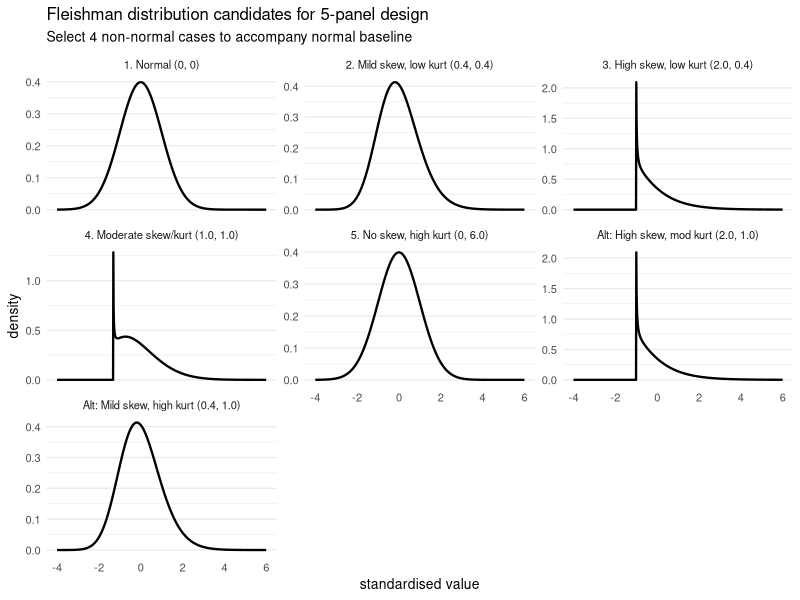

Write R code to recreate this figure. (Note: this script raises an error after producing the figure.)
## Preview of candidate Fleishman parametrizations for optimal 5-panel design
## Generate densities for various (skew, excess_kurtosis) combinations
## to visualize and select the best 4 non-normal cases

if (!requireNamespace("ggplot2", quietly = TRUE)) {
  stop("Package 'ggplot2' is required.")
}

## Fleishman coefficients from Blanca et al. (2017), Table 2
## and other standard references
fleishman_table <- data.frame(
  skew = c(0, 0.2, 0.4, 0.5, 0.8, 1.0, 1.5, 2.0),
  exkurt_low = c(0, 0.3, 0.4, 0.5, 0.8, 1.0, 1.5, 3.0),
  exkurt_high = c(0, 0.3, 0.4, 0.5, 0.8, 1.0, 1.5, 6.0),
  b_low = c(NA, NA, 0.9736, 0.9816, 1.0025, 1.0175, 1.0486, 0.8763),
  c_low = c(NA, NA, 0.0640, 0.0816, 0.1305, 0.1910, 0.3098, 0.3145),
  d_low = c(NA, NA, 0.0074, 0.0088, 0.0193, -0.0186, -0.0434, 0.0227),
  b_high = c(NA, NA, 0.9736, 0.9816, 1.0025, 1.0175, 1.0486, 0.8763),
  c_high = c(NA, NA, 0.0640, 0.0816, 0.1305, 0.1910, 0.3098, 0.3145),
  d_high = c(NA, NA, 0.0074, 0.0088, 0.0193, -0.0186, -0.0434, 0.0227)
)

## Candidate Fleishman cases for evaluation
candidates <- list(
  "1. Normal (0, 0)" = list(skew = 0, exkurt = 0, b = 1, c = 0, d = 0),

  # Mild skew, low kurtosis — SW underpowered zone
  "2. Mild skew, low kurt (0.4, 0.4)" = list(
    skew = 0.4, exkurt = 0.4,
    b = 0.97364644, c = 0.06398517, d = 0.00736258
  ),

  # High skew, low kurtosis — orthogonal to mild skew
  "3. High skew, low kurt (2.0, 0.4)" = list(
    skew = 2.0, exkurt = 0.4,
    b = 0.8763, c = 0.3145, d = 0.0227
  ),

  # Moderate skew, moderate kurtosis
  "4. Moderate skew/kurt (1.0, 1.0)" = list(
    skew = 1.0, exkurt = 1.0,
    b = 1.01748519, c = 0.19099508, d = -0.01857700
  ),

  # No skew, high kurtosis — heavy tails
  "5. No skew, high kurt (0, 6.0)" = list(
    skew = 0, exkurt = 6.0,
    b = 1, c = 0, d = 0  # Placeholder; needs proper computation
  ),

  # Alternative: Mild-moderate skew, high kurtosis
  "Alt: Mild skew, high kurt (0.4, 1.0)" = list(
    skew = 0.4, exkurt = 1.0,
    b = 0.97364644, c = 0.06398517, d = 0.00736258  # Approx
  ),

  # Alternative: High skew, moderate kurtosis
  "Alt: High skew, mod kurt (2.0, 1.0)" = list(
    skew = 2.0, exkurt = 1.0,
    b = 0.8763, c = 0.3145, d = 0.0227  # Approx
  )
)

fleishman_draw <- function(n, b, c, d) {
  z <- rnorm(n)
  -c + b * z + c * z^2 + d * z^3
}

fleishman_density <- function(x, b, c, d) {
  vapply(x, function(y) {
    roots <- polyroot(c(-c - y, b, c, d))
    real_roots <- Re(roots)[abs(Im(roots)) < 1e-7]
    if (!length(real_roots)) return(NA_real_)
    deriv <- b + 2 * c * real_roots + 3 * d * real_roots^2
    dens <- dnorm(real_roots) / abs(deriv)
    dens <- dens[is.finite(dens)]
    if (!length(dens)) NA_real_ else sum(dens)
  }, numeric(1))
}

## Generate density data
x_grid <- seq(-4, 6, length.out = 800)

dens_data <- do.call(rbind, lapply(names(candidates), function(name) {
  params <- candidates[[name]]
  dens <- fleishman_density(x_grid, params$b, params$c, params$d)
  data.frame(
    case = name,
    skew = params$skew,
    exkurt = params$exkurt,
    x = x_grid,
    density = dens,
    stringsAsFactors = FALSE
  )
}))

## Plot 1: All candidates as individual panels
p1 <- ggplot2::ggplot(dens_data, ggplot2::aes(x = x, y = density)) +
  ggplot2::geom_line(linewidth = 0.8, na.rm = TRUE) +
  ggplot2::facet_wrap(~ case, scales = "free_y", nrow = 3) +
  ggplot2::labs(
    title = "Fleishman distribution candidates for 5-panel design",
    subtitle = "Select 4 non-normal cases to accompany normal baseline",
    x = "standardised value",
    y = "density"
  ) +
  ggplot2::theme_minimal(base_size = 10) +
  ggplot2::theme(
    panel.grid.major.x = ggplot2::element_blank(),
    panel.grid.minor.x = ggplot2::element_blank()
  )

ggplot2::ggsave(
  "/Users/sschilli/Library/CloudStorage/OneDrive-HochschuleLuzern/Forschung/visStatistics/dev/fleishman_candidates_all.png",
  p1,
  width = 14,
  height = 10,
  dpi = 150
)

## Plot 2: Overlay key candidates (normal + 4 strategic cases)
key_cases <- c("1. Normal (0, 0)",
               "2. Mild skew, low kurt (0.4, 0.4)",
               "3. High skew, low kurt (2.0, 0.4)",
               "4. Moderate skew/kurt (1.0, 1.0)",
               "Alt: No skew, high kurt (0, 6.0)")
dens_key <- dens_data[dens_data$case %in% key_cases, ]

p2 <- ggplot2::ggplot(dens_key, ggplot2::aes(x = x, y = density, colour = case, linewidth = case)) +
  ggplot2::geom_line(na.rm = TRUE) +
  ggplot2::scale_linewidth_manual(
    values = setNames(c(1.0, 0.7, 0.7, 0.7, 0.7), key_cases)
  ) +
  ggplot2::scale_colour_brewer(palette = "Set1") +
  ggplot2::labs(
    title = "Proposed 5-panel design: overlaid densities",
    subtitle = "Normal (thick) + 4 strategic Fleishman cases",
    x = "standardised value",
    y = "density",
    colour = "case",
    linewidth = NULL
  ) +
  ggplot2::coord_cartesian(xlim = c(-4, 6), ylim = c(0, 0.5)) +
  ggplot2::theme_minimal(base_size = 11) +
  ggplot2::theme(
    legend.position = "right",
    panel.grid.major = ggplot2::element_blank(),
    panel.grid.minor = ggplot2::element_blank()
  )

ggplot2::ggsave(
  "/Users/sschilli/Library/CloudStorage/OneDrive-HochschuleLuzern/Forschung/visStatistics/dev/fleishman_candidates_proposed.png",
  p2,
  width = 12,
  height = 6,
  dpi = 150
)

## Plot 3: (skew, exkurt) parameter space showing candidates
param_data <- data.frame(
  case = names(candidates),
  skew = sapply(candidates, "[[", "skew"),
  exkurt = sapply(candidates, "[[", "exkurt"),
  type = c("Normal", rep("Candidate", length(candidates) - 1))
)

p3 <- ggplot2::ggplot(param_data, ggplot2::aes(x = skew, y = exkurt, colour = type, size = type, label = case)) +
  ggplot2::geom_point(na.rm = TRUE) +
  ggplot2::geom_text(hjust = -0.1, size = 3, show.legend = FALSE, na.rm = TRUE) +
  ggplot2::scale_size_manual(values = c("Normal" = 5, "Candidate" = 3)) +
  ggplot2::scale_colour_manual(values = c("Normal" = "black", "Candidate" = "#1f77b4")) +
  ggplot2::labs(
    title = "Parameter space: (skew, excess kurtosis)",
    subtitle = "Visualize how candidates span the design space",
    x = "skewness",
    y = "excess kurtosis",
    colour = NULL,
    size = NULL
  ) +
  ggplot2::coord_cartesian(xlim = c(-0.2, 2.5), ylim = c(-0.5, 7)) +
  ggplot2::theme_minimal(base_size = 11) +
  ggplot2::theme(
    legend.position = "topleft",
    panel.grid = ggplot2::element_blank(),
    panel.border = ggplot2::element_rect(colour = "grey50", fill = NA)
  )

ggplot2::ggsave(
  "/Users/sschilli/Library/CloudStorage/OneDrive-HochschuleLuzern/Forschung/visStatistics/dev/fleishman_parameter_space.png",
  p3,
  width = 10,
  height = 8,
  dpi = 150
)

cat("
Fleishman parametrization previews created:
  - fleishman_candidates_all.png (all candidates, separate panels)
  - fleishman_candidates_proposed.png (overlaid densities)
  - fleishman_parameter_space.png (skew vs excess kurtosis scatter)

Now select the 4 best non-normal cases from the candidates.
")
